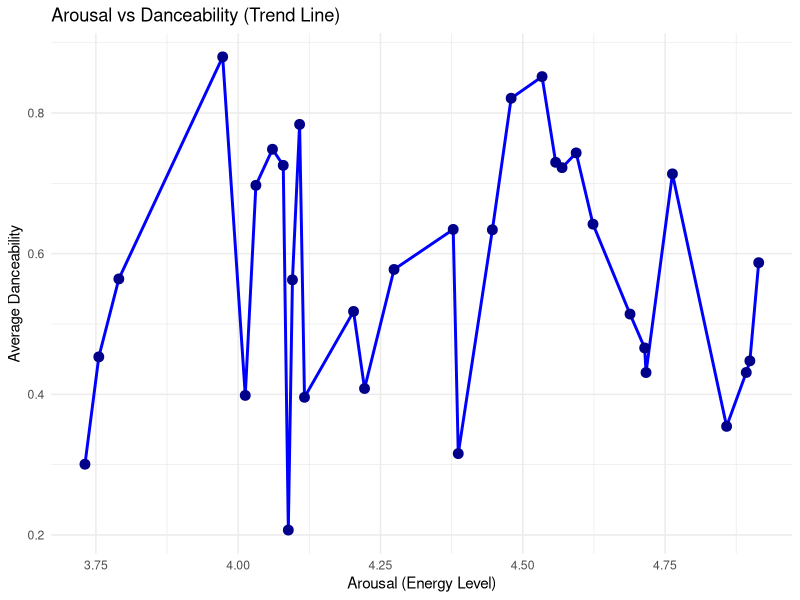
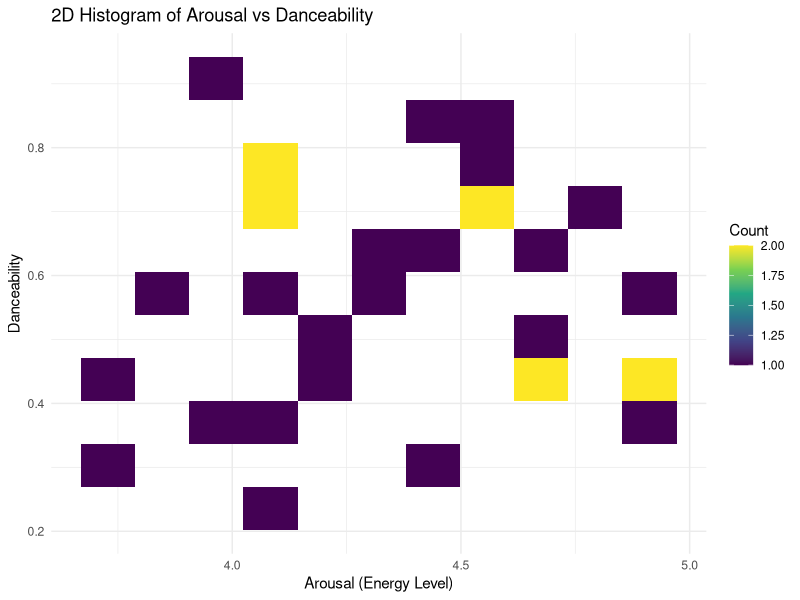

Source code (R) for these figures, in order:
## ---- chunk 1
knitr::opts_chunk$set(echo = FALSE)
## ---- chunk 2

library(ggplot2)
library(dplyr)


corpus <- read.csv("aisc.csv", header = TRUE)


corpus_avg <- corpus %>%
  group_by(arousal) %>%
  summarise(avg_danceability = mean(danceability, na.rm = TRUE))

ggplot(corpus_avg, aes(x = arousal, y = avg_danceability)) +
  geom_line(color = "blue", size = 1) +
  geom_point(color = "darkblue", size = 3) +
  theme_minimal() +
  labs(
    title = "Arousal vs Danceability (Trend Line)",
    x = "Arousal (Energy Level)",
    y = "Average Danceability"
  )


## ---- chunk 3

library(ggplot2)
library(dplyr)


corpus <- read.csv("aisc.csv", header = TRUE)


corpus_avg <- corpus %>%
  group_by(arousal) %>%
  summarise(avg_danceability = mean(danceability, na.rm = TRUE))


ggplot(corpus, aes(x = arousal, y = danceability)) +
  geom_bin2d(bins = 10) +
  scale_fill_viridis_c() +
  theme_minimal() +
  labs(
    title = "2D Histogram of Arousal vs Danceability",
    x = "Arousal (Energy Level)",
    y = "Danceability",
    fill = "Count"
  )



